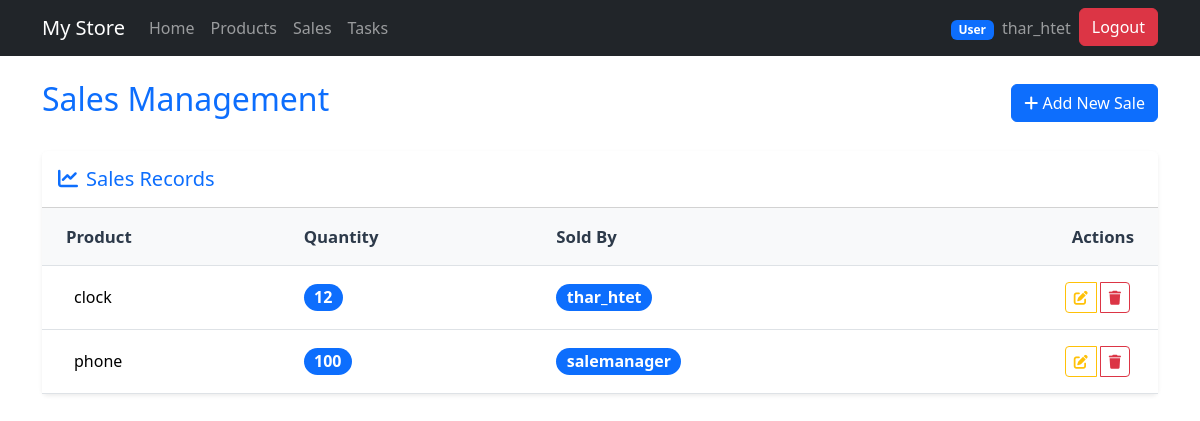
The app's page /sales/ (signed in), older data.
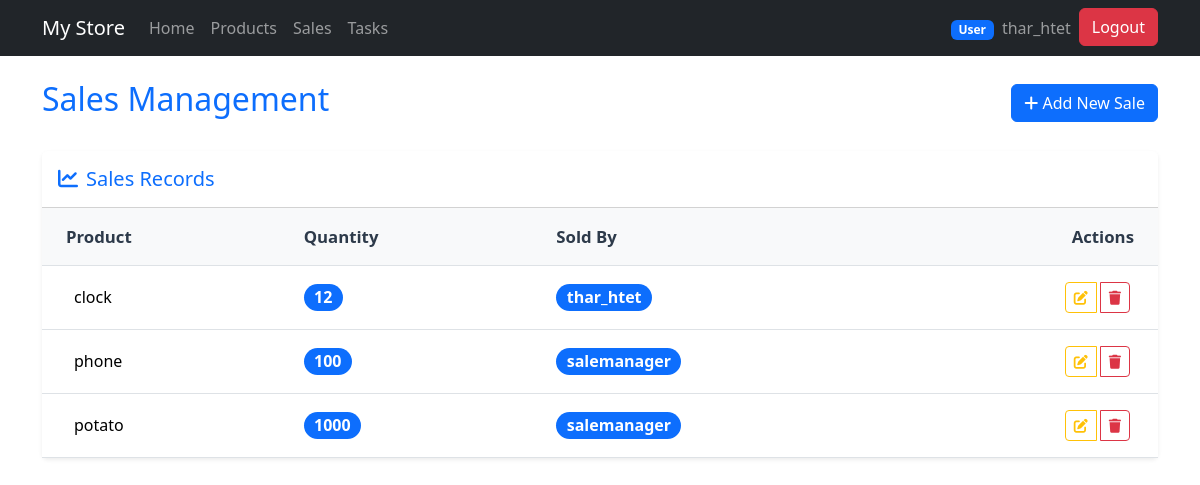
The same page, newer data.
### core/models.py (models this page shows, shortened)
class Sale(models.Model):
    product = models.ForeignKey(Product, on_delete=models.CASCADE)
    quantity = models.PositiveIntegerField()
    sold_by = models.ForeignKey(User, on_delete=models.CASCADE)

class Product(models.Model):
    name = models.CharField(max_length=100)
    price = models.DecimalField(max_digits=10, decimal_places=2 , validators=[MinValueValidator(0.01)])
    currency = models.CharField(max_length=3, choices=CURRENCY_CHOICES, default='USD')

### core/views.py (the view)
# urls.py: path('sales/', views.sales_view, name='sales'),
@permission_required('core.view_sale', raise_exception=True)
def sales_view(request):
    sales = Sale.objects.all()
    return render(request, 'core/sales.html', {'sales': sales})

### core/templates/core/sales.html (shortened to what this page needs)
{% extends 'core/main.html' %}
{% block content %}
<div class="container mt-4">
    <div class="d-flex justify-content-between align-items-center mb-4">
        <h1 class="h2 text-primary">Sales Management</h1>
        <a href="{% url 'add_sale' %}" class="btn btn-primary">
            <i class="fas fa-plus"></i> Add New Sale
        </a>
    </div>
    <div class="card shadow-sm border-0">
        <div class="card-header bg-white py-3">
            <h5 class="card-title mb-0 text-primary">
                <i class="fas fa-chart-line me-2"></i>Sales Records
            </h5>
        </div>
        <div class="card-body p-0">
            <div class="table-responsive">
                <table class="table sales-table table-hover align-middle mb-0">
                    <thead>
                        <tr>
                            <th class="ps-4">Product</th>
                            <th>Quantity</th>
                            <th>Sold By</th>
                            <th class="text-end pe-4">Actions</th>
                        </tr>
                    </thead>
                    <tbody>
                        {% for sale in sales %}
                        <tr>
                            <td class="ps-4">
                                <div class="d-flex align-items-center">
                                    <div class="ms-2">
                                        <h6 class="mb-0">{{ sale.product.name }}</h6>
                                    </div>
                                </div>
                            </td>
                            <td>
                                <span class="badge bg-primary rounded-pill fs-6">{{ sale.quantity }}</span>
                            </td>
                            <td>
                                <span class="badge bg-primary rounded-pill fs-6">{{ sale.sold_by.username }}</span>
                            </td>
                            <td class="text-end pe-4">
                                <div class="btn-group">
                                    <a href="#" class="btn btn-sm btn-outline-warning action-btn" title="Edit">
                                        <i class="fas fa-edit"></i>
                                    </a>
                                    <a href="#"
                                       class="btn btn-sm btn-outline-danger action-btn" title="Delete"
                                       onclick="return confirm('Are you sure you want to delete this sale?')">
                                        <i class="fas fa-trash"></i>
                                    </a>
                                </div>
                            </td>
                        </tr>
                        {% endfor %}
                    </tbody>
                </table>
            </div>
        </div>
    </div>
</div>
{% endblock %}

Row changes from the older to the newer data that the page shows:
added Sale: product.name "potato", quantity "1000", sold_by.username "salemanager"
